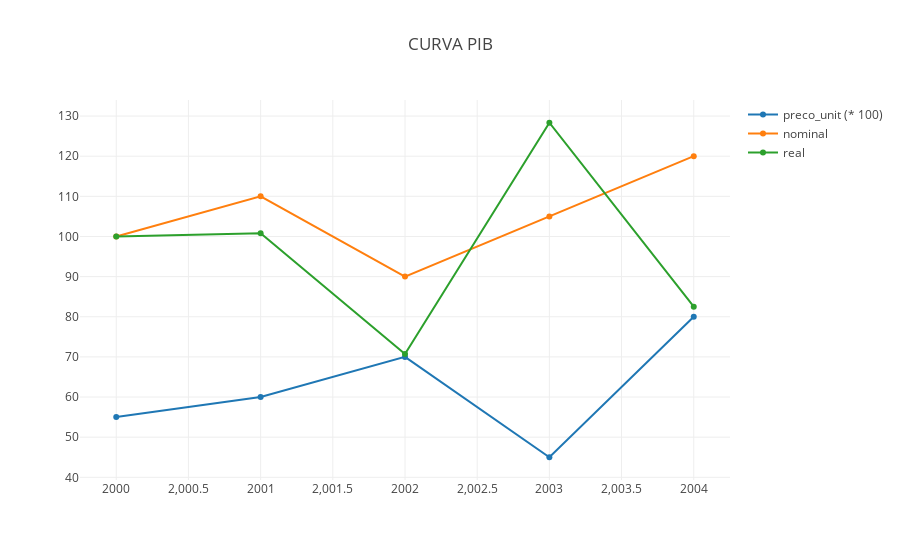

Notebook source saved alongside this figure:
### Markdown cell above
**PIB Real & Nominal**

Aqui reproduzi em uma econômia muito simples, de um produto uma breve análise da influência da variação de preços e a quantidade gerada do mesmo.

### Code cell
def pib():
    anos_dinheiro = {
        2000 : 100,
        2001 : 110,
        2002 : 90,
        2003 : 105,
        2004 : 120,
    }
    anos_preco = {
        2000 : 0.55,
        2001 : 0.6,
        2002 : 0.7,
        2003 : 0.45,
        2004 : 0.8,
    }
    traces = []

    for tipo in ['preco_unit (* 100)', 'nominal', 'real']:
        axis_y = []
        axis_x = []
        for ano in anos_dinheiro:
            if tipo == 'nominal':
                axis_x.append(ano)
                axis_y.append(anos_dinheiro[ano])
            if tipo == 'preco_unit (* 100)':
                axis_x.append(ano)
                axis_y.append(anos_preco[ano]*100)
            if tipo =='real':
                axis_x.append(ano)
                axis_y.append(anos_dinheiro[ano]/anos_preco[ano] \
                    * anos_preco[2000])

        trace = go.Scatter(
            x=axis_x,
            y=axis_y,
            name = tipo
        )
        traces.append(trace)

    fig = {
        "data": [trace for trace in traces],
        "layout": Layout(title="CURVA PIB" )
    }

    iplot(fig)

pib()

### Figure 1 — Plotly figure (JSON) as saved in the notebook; plotly's stock layout.template omitted (floating-point values rounded to 4 significant figures)
{"data": [{"name": "preco_unit (* 100)", "x": [2000, 2001, 2002, 2003, 2004], "y": [55.0, 60, 70, 45, 80], "type": "scatter", "uid": "ba369f02-8b7a-11e8-9151-0242ac130010"}, {"name": "nominal", "x": [2000, 2001, 2002, 2003, 2004], "y": [100, 110, 90, 105, 120], "type": "scatter", "uid": "ba36a560-8b7a-11e8-9151-0242ac130010"}, {"name": "real", "x": [2000, 2001, 2002, 2003, 2004], "y": [100, 100.8, 70.71, 128.3, 82.5], "type": "scatter", "uid": "ba36a7f4-8b7a-11e8-9151-0242ac130010"}], "layout": {"title": "CURVA PIB"}}
